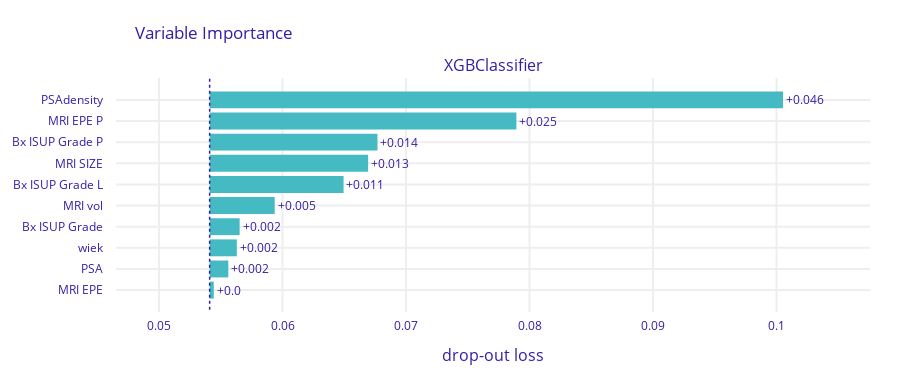

The notebook cell this image was saved under:
### Code cell
X = df[numerical_cols + categorical_cols]
y = df[target_col]

param_grid = {
    'classifier__learning_rate': [0.05, 0.1, 0.2],
    'classifier__n_estimators': [200, 400, 800],
    'classifier__max_depth': [3, 6, 9],
    'classifier__subsample': [0.8, 0.9, 1.0],
    'classifier__colsample_bytree': [0.8, 0.9, 1.0],
    'classifier__gamma': [0, 0.1, 0.2]
}

model = XGBClassifier(random_state=2)
#brier score and tuning test split = 0.2


y_true, y_pred, y_pred_probs, false_positive_rate, true_positive_rate, total_roc_auc, trained_model, best_params = train_and_evaluate_model_with_smote(model, X, y, numerical_cols, categorical_cols, n_folds=5, tune_params=True, param_grid=param_grid, tuning_scoring='neg_brier_score', tuning_test_size=0.2)
untrained_model = model.set_params(**best_params)

plot_roc(false_positive_rate, true_positive_rate, total_roc_auc)
plot_confusion_matrix(y_true, y_pred)
plot_feature_importances(trained_model, X, y)
plot_discrimination_threshold(untrained_model, X, y)

### Figure 1 — Plotly figure (JSON) as saved in the notebook; plotly's stock layout.template omitted (floating-point values rounded to 4 significant figures)
{"data": [{"base": 0.0541, "hoverinfo": "text", "hoverlabel": {"bgcolor": "rgba(0,0,0,0.8)"}, "hovertext": ["Model: XGBClassifier loss after<br>variable: PSAdensity is permuted: 0.101<br>Drop-out loss change: +0.046", "Model: XGBClassifier loss after<br>variable: MRI EPE P is permuted: 0.079<br>Drop-out loss change: +0.025", "Model: XGBClassifier loss after<br>variable: Bx ISUP Grade P is permuted: 0.068<br>Drop-out loss change: +0.014", "Model: XGBClassifier loss after<br>variable: MRI SIZE is permuted: 0.067<br>Drop-out loss change: +0.013", "Model: XGBClassifier loss after<br>variable: Bx ISUP Grade L is permuted: 0.065<br>Drop-out loss change: +0.011", "Model: XGBClassifier loss after<br>variable: MRI vol is permuted: 0.059<br>Drop-out loss change: +0.005", "Model: XGBClassifier loss after<br>variable: Bx ISUP Grade is permuted: 0.057<br>Drop-out loss change: +0.002", "Model: XGBClassifier loss after<br>variable: wiek is permuted: 0.056<br>Drop-out loss change: +0.002", "Model: XGBClassifier loss after<br>variable: PSA is permuted: 0.056<br>Drop-out loss change: +0.002", "Model: XGBClassifier loss after<br>variable: MRI EPE is permuted: 0.054<br>Drop-out loss change: +0.0"], "marker": {"color": "#46bac2"}, "orientation": "h", "showlegend": false, "text": ["+0.046", "+0.025", "+0.014", "+0.013", "+0.011", "+0.005", "+0.002", "+0.002", "+0.002", "+0.0"], "textposition": "outside", "type": "bar", "x": [0.04642, 0.02483, 0.01359, 0.01283, 0.01084, 0.005266, 0.002427, 0.0022, 0.001511, 0.0003333], "xaxis": "x", "y": ["PSAdensity", "MRI EPE P", "Bx ISUP Grade P", "MRI SIZE", "Bx ISUP Grade L", "MRI vol", "Bx ISUP Grade", "wiek", "PSA", "MRI EPE"], "yaxis": "y"}], "layout": {"annotations": [{"font": {"size": 16}, "showarrow": false, "text": "XGBClassifier", "x": 0.5, "xanchor": "center", "xref": "paper", "y": 1, "yanchor": "bottom", "yref": "paper"}, {"font": {"size": 16}, "showarrow": false, "text": "drop-out loss", "x": 0.5, "xanchor": "center", "xref": "paper", "y": 0, "yanchor": "top", "yref": "paper", "yshift": -30}], "font": {"color": "#371ea3"}, "height": 383, "margin": {"b": 71, "r": 30, "t": 78}, "shapes": [{"line": {"color": "#371ea3", "dash": "dot", "width": 1.5}, "type": "line", "x0": 0.0541, "x1": 0.0541, "xref": "x", "y0": -1, "y1": 10, "yref": "y"}], "title": {"text": "Variable Importance", "x": 0.15}, "xaxis": {"anchor": "y", "automargin": true, "domain": [0, 1], "fixedrange": true, "gridwidth": 2, "range": [0.04652, 0.1076], "tickcolor": "white", "ticklen": 3, "ticks": "outside", "type": "linear", "zeroline": false}, "yaxis": {"anchor": "x", "automargin": true, "autorange": "reversed", "domain": [0, 1], "fixedrange": true, "gridwidth": 2, "tickcolor": "white", "ticklen": 10, "ticks": "outside", "type": "category"}}}
